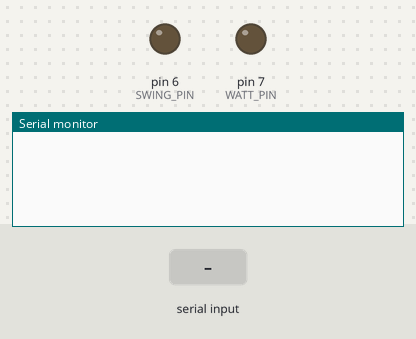
Recording of a sketch running on a simulated Arduino Uno, built with avr-gcc and run on an emulated ATmega328P. Parts: output pins drawn as LEDs (lit = HIGH), the last lines printed to the serial monitor. Inputs (shaded band) come from the test bench.

Above: at 2.8 s.
2.9 s: "ZBD" received over the second serial link
At 4.2 s:
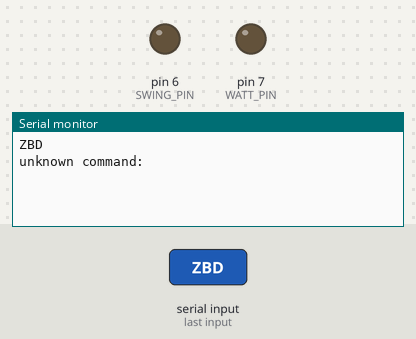
4.5 s: "1" received over the second serial link
At 5.8 s:
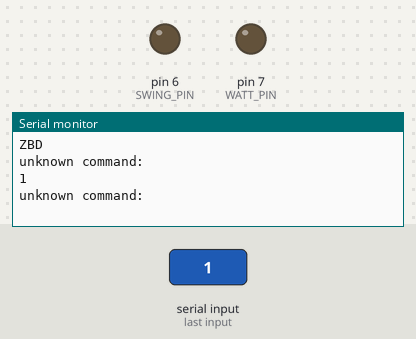

Measured:
- after the input at 2.9 s, the serial monitor: prints a new line after 0.11 s (image 1)
- after the input at 4.5 s, the serial monitor: prints a new line after 0.51 s (image 2)

The sketch:

heater_end_point.ino
```cpp
#include <SoftwareSerial.h>
SoftwareSerial zSerial(2, 3); // RX, TX
#define SWING_PIN 6
#define POWER_PIN 12
#define WATT_PIN 7

#define SWING_CMD "swg"
#define POWER_CMD "pwr"
#define WATT_CMD "wtt"

String serialData = "";
String cmd = "";

void switch_pin(int pin)
{
    digitalWrite(pin, LOW);
    delay(300);
    digitalWrite(pin, HIGH);
    delay(300);
    digitalWrite(pin, LOW);
}

void setup() {
    Serial.begin(9600);
    zSerial.begin(9600);
    pinMode(SWING_PIN, OUTPUT);
    pinMode(POWER_PIN, OUTPUT);
    pinMode(WATT_PIN, OUTPUT);
}

void loop() {
  serialData = "";
  while (zSerial.available() > 0)
  {
    serialData += char(zSerial.read());
    delay(2);
  }

  if (serialData.length() > 0)
  {
    Serial.println(serialData);
    int indexOfZBD = serialData.indexOf("ZBD");
    cmd = serialData.substring(indexOfZBD + 9, indexOfZBD + 12);
    if (cmd.equals(POWER_CMD))
    {
      Serial.println("switch power");
      switch_pin(POWER_PIN);
    }
    else if (cmd.equals(SWING_CMD))
    {
      Serial.println("switch swing");
      switch_pin(SWING_PIN);
    }
    else if (cmd.equals(WATT_CMD))
    {
      Serial.println("switch heat");
      switch_pin(WATT_PIN);
    }
    else
    {
      Serial.println("unknown command: " + cmd);
    }
  }
  delay(1000);
}
```
